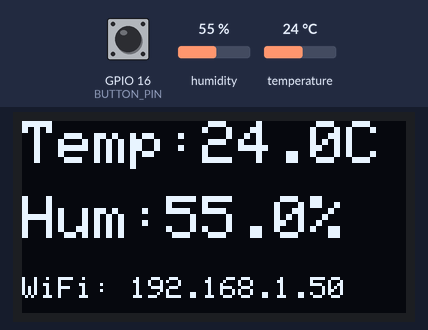
This sketch was run on a simulated ESP32. Shown: 128×64 one-colour display. The test bench sets the inputs (shaded band); at power-on: humidity 55 %, temperature 24 °C, GPIO 16 (BUTTON_PIN) LOW. WiFi joins after 1.5 s; servers stay silent unless stated; what the sketch prints to the serial monitor is not drawn.

Above: at 2.8 s.
2.9 s: humidity set to 22 %
At 4.6 s:
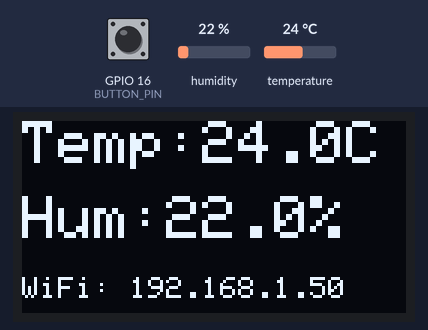
8.5 s: temperature set to 12 °C
At 11.3 s:
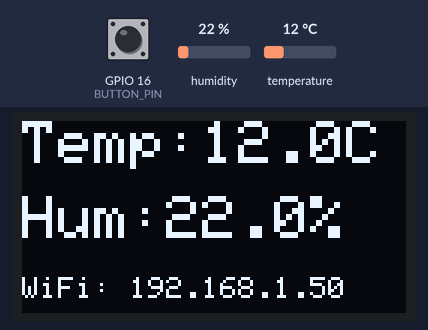
14.6 s: GPIO 16 (BUTTON_PIN) pulled HIGH for 0.15 s
16.2 s: humidity set to 40 %
At 18.4 s:
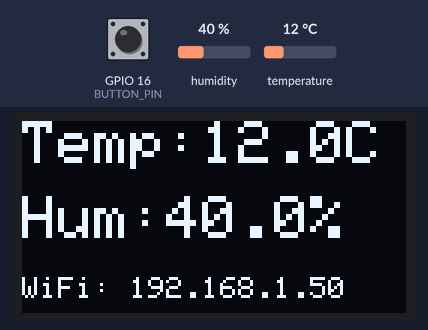
21.8 s: temperature set to 19 °C
At 22.7 s:
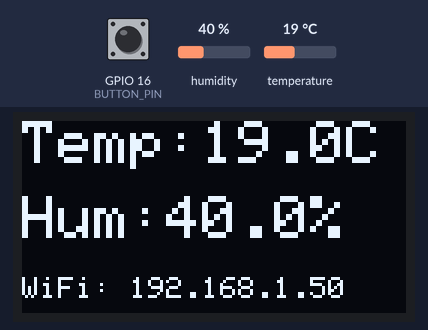
Timing chart, 0 to 24.8 s (numbered marks = the images above; inputs shaded):
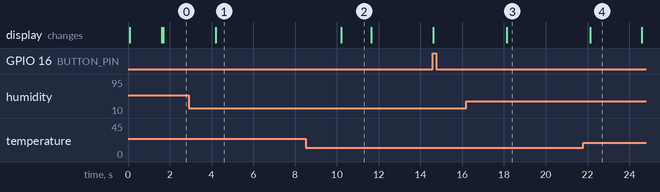

Measured:
- after the input at 2.9 s, the display: changes after 1.3 s (image 1)
- after the input at 8.5 s, the display: changes after 1.7 s (image 2)
- after the input at 16.2 s, the display: changes after 1.9 s (image 3)
- after the input at 21.8 s, the display: changes after 0.33 s (image 4)
- what the display in image 2 shows lasts 1.5 s, from 10.2 s to 11.7 s

The sketch:

weather_station_sht31.ino
```cpp
#include <WiFi.h>
#include <WiFiManager.h>
#include <Wire.h>
#include <Adafruit_SHT31.h>
#include <Adafruit_GFX.h>
#include <Adafruit_SSD1306.h>

// =====================================================
// WiFi
// =====================================================

WiFiServer server(80);

// =====================================================
// DHT11
// =====================================================

Adafruit_SHT31 sht31 = Adafruit_SHT31();

float temperature = NAN;
float humidity = NAN;

unsigned long lastSensorRead = 0;
const unsigned long sensorInterval = 2000;

// =====================================================
// OLED
// =====================================================

#define SDA_PIN 21
#define SCL_PIN 22

#define SCREEN_WIDTH 128
#define SCREEN_HEIGHT 64

#define OLED_RESET -1
#define OLED_ADDRESS 0x3C

Adafruit_SSD1306 display(
  SCREEN_WIDTH,
  SCREEN_HEIGHT,
  &Wire,
  OLED_RESET
);

// =====================================================
// BUTTON
// =====================================================

#define BUTTON_PIN 16

bool displayOn = true;

unsigned long displayStarted = 0;
const unsigned long displayDuration = 10000;

bool lastButtonState = LOW;

unsigned long lastDisplayUpdate = 0;
const unsigned long displayInterval = 500;

// =====================================================
// Setup
// =====================================================

void setup() {

  Serial.begin(115200);

  pinMode(BUTTON_PIN, INPUT);

  // -----------------------------
  // Start I2C / OLED
  // -----------------------------

  Wire.begin(SDA_PIN, SCL_PIN);

  if (!display.begin(SSD1306_SWITCHCAPVCC, OLED_ADDRESS)) {

    Serial.println("SSD1306 allocation failed");

    while (true) {
      delay(1000);
    }
  }

  display.clearDisplay();
  display.setTextColor(SSD1306_WHITE);
  display.setTextSize(2);
  display.setCursor(0, 0);

  display.println("Starting...");

  display.display();

  // SHT

  if (!sht31.begin(0x44)) {
    Serial.println("SHT31 not found");
  }


  // -----------------------------
  // Connect to WiFi using WiFiManager
  // -----------------------------

  WiFiManager wm;

  Serial.println();
  Serial.println("Connecting to WiFi...");

  // Allow WiFiManager configuration portal to stay open for 2 minutes
  wm.setConfigPortalTimeout(120);

  // Initial display
  display.clearDisplay();
  display.setTextSize(1);
  display.setCursor(0, 0);

  display.println("WiFi setup");
  display.println();
  display.println("Connect to:");
  display.println("ESP32-Weather-Setup");
  display.println();
  display.println("Seconds until timeout: 120");
  display.display();

  /*
    WiFiManager first tries previously saved WiFi credentials.

    If it cannot connect, it creates an Access Point:

        ESP32-Weather-Setup

    Connect to that AP with your phone/laptop and configure
    the WiFi network through the web page.

    The portal will automatically close after 2 minutes.
  */

  unsigned long wifiSetupStart = millis();

  // autoConnect() blocks here until:
  // - WiFi connects
  // - user configures WiFi
  // - 120 second timeout expires
  bool connected = wm.autoConnect("ESP32-Weather-Setup");

  if (!connected) {

    Serial.println("WiFi connection failed");

    display.clearDisplay();
    display.setTextSize(1);
    display.setCursor(0, 0);

    display.println("WiFi connection");
    display.println("failed");

    display.display();

    return;
  }

  // -----------------------------
  // WiFi connected
  // -----------------------------

  Serial.println();
  Serial.println("Connected to WiFi");

  Serial.print("IP address: ");
  Serial.println(WiFi.localIP());

  display.clearDisplay();
  display.setTextSize(1);
  display.setCursor(0, 0);

  display.println("WiFi connected");
  display.println();
  display.print("IP:");
  display.println(WiFi.localIP());

  display.display();

  // -----------------------------
  // Start HTTP server
  // -----------------------------

  server.begin();

  Serial.println("HTTP server started");

  // Read sensor immediately
  readSensor();
  turnDisplayOn();
}

// =====================================================
// Main loop
// =====================================================

void loop() {

  unsigned long now = millis();

  // -----------------------------------------
  // Button
  // -----------------------------------------

  bool buttonState = digitalRead(BUTTON_PIN);

  if (buttonState == HIGH && lastButtonState == LOW) {
    turnDisplayOn();
  }

  lastButtonState = buttonState;

  // -----------------------------------------
  // Turn display off after timeout
  // -----------------------------------------

  if (displayOn && now - displayStarted >= displayDuration) {
    turnDisplayOff();
  }

  // -----------------------------------------
  // Read DHT11 every 2 seconds
  // -----------------------------------------

  if (now - lastSensorRead >= sensorInterval) {

    lastSensorRead = now;

    readSensor();
  }

  // -----------------------------------------
  // Update OLED
  // -----------------------------------------

  if (displayOn && now - lastDisplayUpdate >= displayInterval) {

    lastDisplayUpdate = now;

    updateDisplay();
  }

  // -----------------------------------------
  // Handle HTTP
  // -----------------------------------------

  handleWebServer();
}

// =====================================================
// Read sensor
// =====================================================

void readSensor() {

  float newTemperature = sht31.readTemperature();
  float newHumidity = sht31.readHumidity();

  if (isnan(newTemperature) || isnan(newHumidity)) {

    Serial.println("Failed to read SHT31");

    return;
  }

  temperature = newTemperature;
  humidity = newHumidity;

  Serial.print("Temperature: ");
  Serial.print(temperature, 1);
  Serial.print(" C");

  Serial.print(" | Humidity: ");
  Serial.print(humidity, 1);
  Serial.println(" %");
}

// =====================================================
// Update OLED
// =====================================================

void updateDisplay() {

  display.clearDisplay();

  // -----------------------------
  // Temperature
  // -----------------------------

  display.setTextSize(2);
  display.setCursor(0, 0);

  display.print("Temp:");

  if (isnan(temperature)) {
    display.println("--");
  }
  else {
    display.print(temperature, 1);
    display.println("C");
  }

  // -----------------------------
  // Humidity
  // -----------------------------

  display.setCursor(0, 25);

  display.print("Hum:");

  if (isnan(humidity)) {
    display.println("--");
  }
  else {
    display.print(humidity, 1);
    display.println("%");
  }

  // -----------------------------
  // WiFi status
  // -----------------------------

  display.setTextSize(1);
  display.setCursor(0, 52);

  if (WiFi.status() == WL_CONNECTED) {

    display.print("WiFi: ");
    display.print(WiFi.localIP());

  }
  else {

    display.print("WiFi disconnected");
  }

  display.display();
}

void turnDisplayOn() {
  displayOn = true;
  displayStarted = millis();

  display.ssd1306_command(SSD1306_DISPLAYON);

  updateDisplay();
}

void turnDisplayOff() {
  displayOn = false;

  display.ssd1306_command(SSD1306_DISPLAYOFF);
}

// =====================================================
// HTTP server
// =====================================================

void handleWebServer() {

  WiFiClient client = server.available();

  if (!client) {
    return;
  }

  Serial.println("Client connected");

  unsigned long timeout = millis();

  // Wait briefly for the HTTP request to arrive
  while (!client.available() && millis() - timeout < 100) {
    delay(1);
  }

  if (!client.available()) {
    client.stop();
    return;
  }

  // Read the first line of the HTTP request
  String request = client.readStringUntil('\r');

  // Consume the remaining newline
  client.read();

  Serial.print("Request: ");
  Serial.println(request);

  // ---------------------------------------------------
  // GET /data
  // ---------------------------------------------------

  if (request.startsWith("GET /data")) {

    if (isnan(temperature) || isnan(humidity)) {

      client.println("HTTP/1.1 500 Internal Server Error");
      client.println("Content-Type: application/json");
      client.println("Connection: close");
      client.println();

      client.println(
        "{\"error\":\"Failed to read DHT11\"}"
      );

    } else {

      String json = "{";

      json += "\"temperature\":";
      json += String(temperature, 1);

      json += ",\"humidity\":";
      json += String(humidity, 1);

      json += "}";

      client.println("HTTP/1.1 200 OK");
      client.println("Content-Type: application/json");
      client.println("Connection: close");
      client.println();

      client.println(json);

      Serial.print("JSON: ");
      Serial.println(json);
    }
  }

  // ---------------------------------------------------
  // Anything else
  // ---------------------------------------------------

  else {

    client.println("HTTP/1.1 404 Not Found");
    client.println("Content-Type: application/json");
    client.println("Connection: close");
    client.println();

    client.println(
      "{\"error\":\"Not found\"}"
    );
  }

  delay(1);
  client.stop();

  Serial.println("Client disconnected");
}


// #include <WiFi.h>
// #include <DHT.h>
// #include <Adafruit_Sensor.h>
// #include <Wire.h>
// #include <Adafruit_GFX.h>
// #include <Adafruit_SSD1306.h>

// #define SCREEN_WIDTH 128
// #define SCREEN_HEIGHT 64

// Adafruit_SSD1306 display(SCREEN_WIDTH, SCREEN_HEIGHT, &Wire, -1);

// // Replace with your network credentials
// const char* ssid = "";
// const char* password = "";

// // DHT11 Sensor setup
// #define DHTPIN 4          // Pin where the DHT11 is connected
// #define DHTTYPE DHT11     // DHT 11
// DHT dht(DHTPIN, DHTTYPE);

// // Create a web server on port 80
// WiFiServer server(80);

// void setup() {

//   display.begin(SSD1306_SWITCHCAPVCC, 0x3C);
//   display.clearDisplay();
//   display.setTextSize(2);
//   display.setTextColor(WHITE);
//   display.setCursor(10, 10);
//   display.println("Subscribe");
//   display.display();

//   Serial.begin(115200);
//   dht.begin();

//   // Connect to Wi-Fi
//   WiFi.begin(ssid, password);
//   Serial.print("Connecting to WiFi");
//   while (WiFi.status() != WL_CONNECTED) {
//     delay(1000);
//     Serial.print(".");
//   }
//   Serial.println("Connected to WiFi");
//   Serial.print("IP Address: ");
//   Serial.println(WiFi.localIP());

//   // Start the server
//   server.begin();
// }

// void loop() {
//   WiFiClient client = server.available(); // Listen for incoming clients

//   if (client) {
//     String currentLine = "";
//     while (client.connected()) {
//       if (client.available()) {
//         char c = client.read();
//         Serial.write(c);
//         if (c == '\n') {
//           // If the current line is blank, you got two newline characters in a row.
//           // That's the end of the client HTTP request, so send a response:
//           if (currentLine.length() == 0) {
//             // Read DHT11
//           float humidity = dht.readHumidity();
//           float temperature = dht.readTemperature();

//           // Check sensor reading
//           if (isnan(humidity) || isnan(temperature)) {

//             client.println("HTTP/1.1 500 Internal Server Error");
//             client.println("Content-Type: application/json");
//             client.println("Connection: close");
//             client.println();

//             client.println("{\"error\":\"Failed to read DHT11\"}");

//           } else {

//             // Create JSON response
//             String json = "{";
//             json += "\"temperature\":" + String(temperature, 1) + ",";
//             json += "\"humidity\":" + String(humidity, 1);
//             json += "}";

//             // HTTP response
//             client.println("HTTP/1.1 200 OK");
//             client.println("Content-Type: application/json");
//             client.println("Connection: close");
//             client.println();

//             client.println(json);

//             Serial.println();
//             Serial.println("Response:");
//             Serial.println(json);
//           }

//           break;
//           } else {
//             currentLine = "";
//           }
//         } else if (c != '\r') {
//           currentLine += c;
//         }
//       }
//     }
//     delay(1);
//     client.stop();
//   }
// }
```
